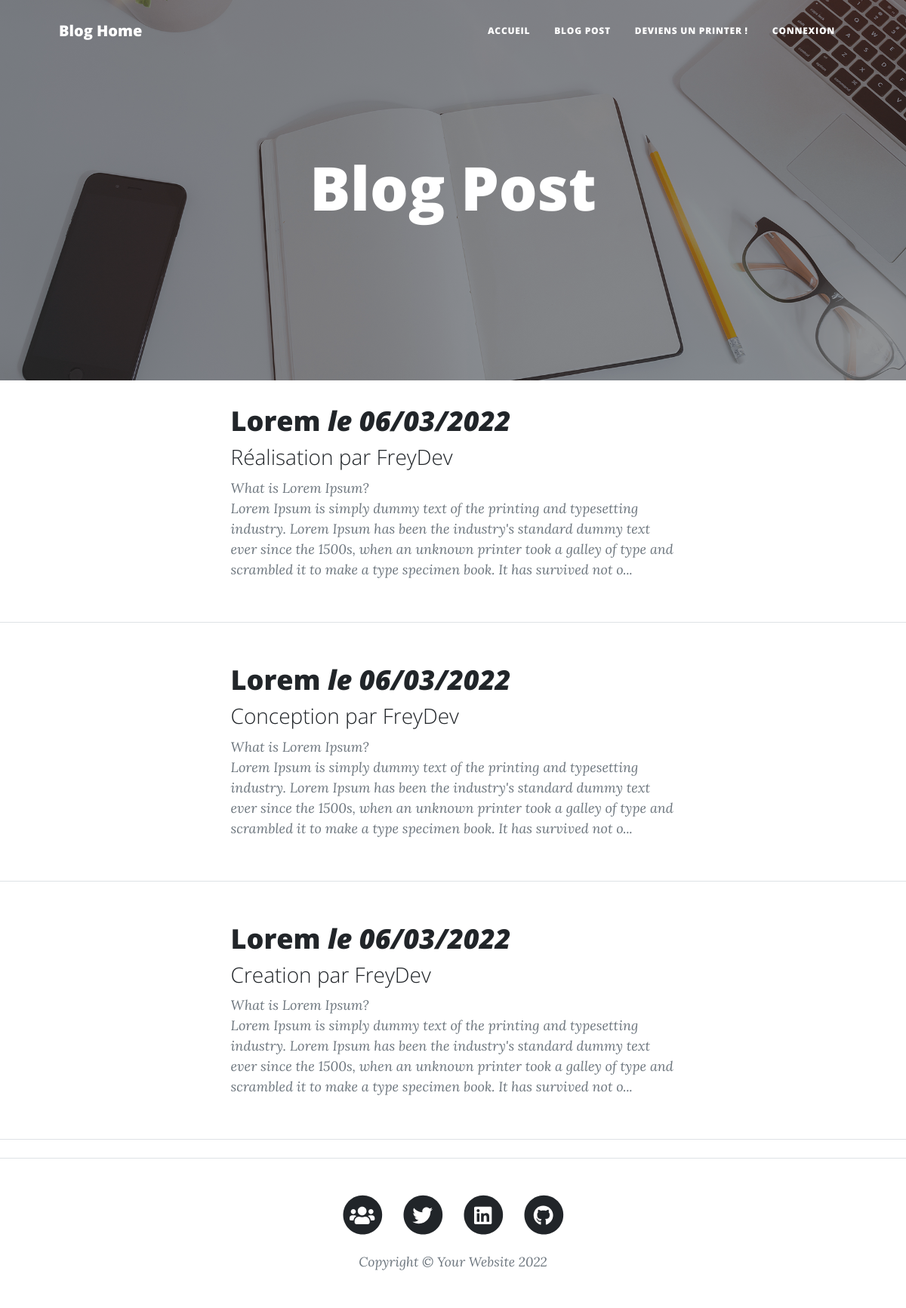
/index.php?action=blogPost, run on the app's committed database.
### tables this page shows
CREATE TABLE `posts` (
  `idPosts` int(11) NOT NULL,
  `idUsers` int(11) NOT NULL,
  `title` varchar(250) NOT NULL,
  `wording` varchar(150) NOT NULL,
  `content` text NOT NULL,
  `creation_date` datetime NOT NULL
);

CREATE TABLE `users` (
  `idUsers` int(11) NOT NULL,
  `lastname` varchar(255) NOT NULL,
  `firstname` varchar(255) NOT NULL,
  `role` tinyint(1) NOT NULL,
  `pseudo` varchar(255) NOT NULL,
  `email` varchar(255) NOT NULL,
  `password` varchar(255) NOT NULL,
  `creation_date` datetime NOT NULL
);

### Controller/FrontendController.php (called while the page is built, shortened)
<?php
class FrontendController
{
    public function listPosts()
    {
        $pdoManager = new PostManager();
        $listPosts = new Post();
        $listPosts = $pdoManager->getPosts($listPosts);
        include 'view/blog/listPostsView.php';
    }
}

### model/PostManager.php (called while the page is built, shortened)
<?php
class PostManager extends Manager
{
    public function getPosts()
    {
        $db = $this->dbConnect();
        $listPosts = $db->query(
            'SELECT *,
        DATE_FORMAT(posts.creation_date, \'%d/%m/%Y\') AS creationDate FROM posts
        INNER JOIN users ON users.idUsers = posts.idUsers ORDER BY posts.creation_date DESC'
        );
        $listPosts = $listPosts->fetchAll();
        $p = [];
        foreach ($listPosts as $listPost) {
            $p[] = new Post($listPost);
        }
        return $p;
    }
}

### model/Entity.php (called while the page is built, shortened)
<?php
class Entity
{
    public function hydrate(array $data)
    {
        foreach ($data as $key => $value) {
            $method = 'set' . ucfirst($key);
        }
    }
}

### model/Post.php (called while the page is built, shortened)
<?php
class Post extends Entity
{
    private $idPosts;
    private $pseudo;
    private $title;
    private $wording;
    private $content;
    private $creation_date;
    public function getIdPosts()
    {
        return $this->idPosts;
    }
    public function getPseudo()
    {
        return $this->pseudo;
    }
    public function getTitle()
    {
        return $this->title;
    }
    public function getWording()
    {
        return $this->wording;
    }
    public function getContent()
    {
        return $this->content;
    }
    public function getCreationDate()
    {
        return $this->creation_date;
    }
    public function setIdPosts($idPosts)
    {
        $idPosts = (int) $idPosts;
        if ($idPosts > 0) {
            $this->idPosts = $idPosts;
        }
    }
    public function setIdUsers($idUsers)
    {
        $idUsers = (int) $idUsers;
    }
    public function setPseudo($pseudo)
    {
        if (is_string($pseudo)) {
            $this->pseudo = $pseudo;
        }
    }
    public function setTitle($title)
    {
        if (is_string($title)) {
            $this->title = $title;
        }
    }
    public function setWording($wording)
    {
        if (is_string($wording)) {
            $this->wording = $wording;
        }
    }
    public function setContent($content)
    {
        if (is_string($content)) {
            $this->content = $content;
        }
    }
    public function setCreationDate($creation_date)
    {
        if (is_string($creation_date)) {
            $this->creation_date = $creation_date;
        }
    }
}

### view/blog/listPostsView.php (the view, shortened to what this page needs)
<header class="masthead" style="background-image: url('public/assets/img/home-bg.jpg')">
    <div class="container position-relative px-4 px-lg-5">
        <div class="row gx-4 gx-lg-5 justify-content-center">
            <div class="col-md-10 col-lg-8 col-xl-7">
                <div class="site-heading">
                    <h1>Blog Post</h1>
                </div>
            </div>
        </div>
    </div>
</header>
<?php
foreach ($listPosts as $listPost) {
    ?>
<div class="container px-4 px-lg-5">
    <div class="row gx-4 gx-lg-5 justify-content-center">
        <div class="col-md-10 col-lg-8 col-xl-7">
            <div class="post-preview">
                <a href="index.php?action=post&amp;id=<?php echo $listPost->getIdPosts() ?>">
                <h3 class="post-title"><?php echo htmlspecialchars($listPost->getTitle()) ?>
                <em> le <?php echo htmlspecialchars($listPost->getCreationDate()) ?></em></h3>
                <h3 class="post-subtitle"><?php echo nl2br(htmlspecialchars($listPost->getWording()))?>
                par <?php echo htmlspecialchars($listPost->getPseudo()) ?></h3>
                </a>
                <p class="post-meta"><?php echo substr(nl2br(htmlspecialchars($listPost->getContent())), 0, 300) . '...'?></p>
            </div>
        </div>
    </div>
</div>
<hr class="my-4" />
    <?php
}
?>
<?php require 'template.php'; ?>

### public/css/blog.css (style rules this page uses)
* { margin: 0; padding: 0; }

### data on the page
posts: title "Lorem", CreationDate "06/03/2022", wording "Réalisation", idUsers.pseudo "FreyDev", content "What is Lorem Ipsum? Lorem Ipsum is simply dummy text of the printing and typesetting industry. Lorem Ipsum has been the industry's standard dummy text ever since the 1500s, when an unknown printer took a galley of type and scrambled it to make a type specimen book. It has survived not o"
posts: title "Lorem", CreationDate "06/03/2022", wording "Conception", idUsers.pseudo "FreyDev", content "What is Lorem Ipsum? Lorem Ipsum is simply dummy text of the printing and typesetting industry. Lorem Ipsum has been the industry's standard dummy text ever since the 1500s, when an unknown printer took a galley of type and scrambled it to make a type specimen book. It has survived not o"
posts: title "Lorem", CreationDate "06/03/2022", wording "Creation", idUsers.pseudo "FreyDev", content "What is Lorem Ipsum? Lorem Ipsum is simply dummy text of the printing and typesetting industry. Lorem Ipsum has been the industry's standard dummy text ever since the 1500s, when an unknown printer took a galley of type and scrambled it to make a type specimen book. It has survived not o"
